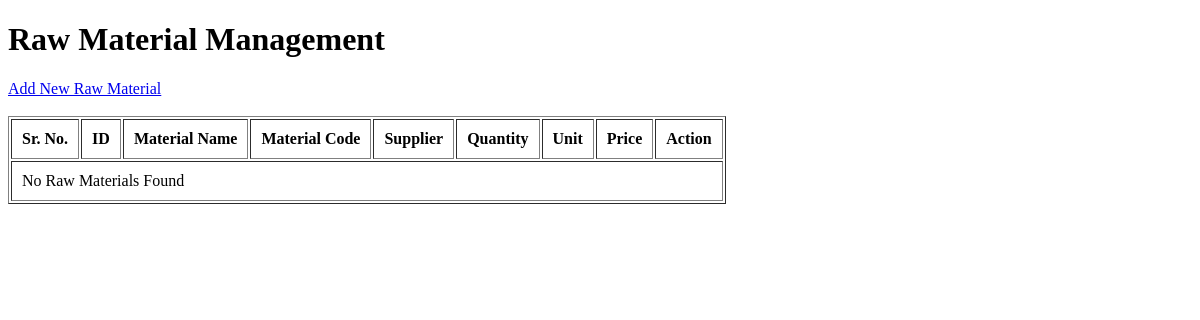
Page /api/raw-materials/ on the earlier database version.
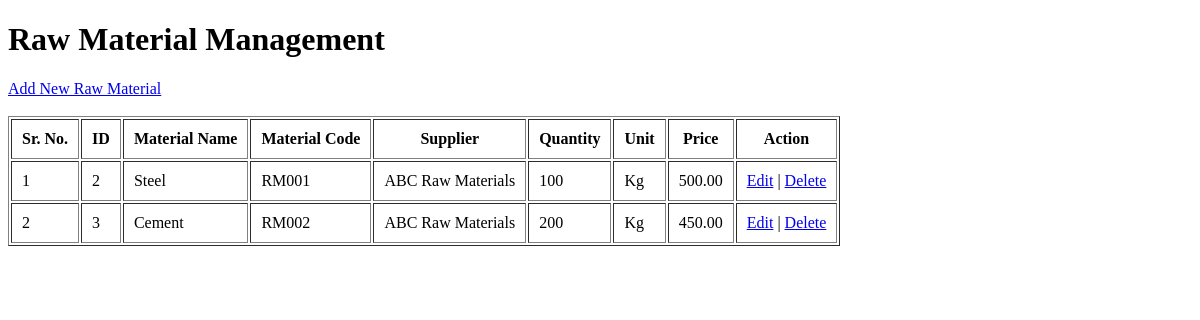
Same page on the later database version.
### manufacturing/models.py (models this page shows, shortened)
class RawMaterial(models.Model):
    name = models.CharField(max_length=100)
    material_code = models.CharField(max_length=50, unique=True)
    supplier = models.ForeignKey(
        Supplier,
        on_delete=models.CASCADE,
        null=True,
        blank=True
    )
    quantity = models.IntegerField(default=0)
    unit = models.CharField(max_length=20)
    price = models.DecimalField(max_digits=10, decimal_places=2)

class Supplier(models.Model):
    name = models.CharField(max_length=100)
    contact = models.CharField(max_length=20)
    email = models.EmailField(blank=True)
    address = models.TextField(blank=True)
    def __str__(self):
        return self.name

### manufacturing/views.py (the view)
# urls.py: path('raw-materials/', views.raw_material_page, name='raw_material_page'),
def raw_material_page(request):
    raw_materials = RawMaterial.objects.all()
    return render(request, 'raw_materials.html', {
        'raw_materials': raw_materials
    })

### manufacturing/templates/raw_materials.html (shortened to what this page needs)
<!DOCTYPE html>
<html>
<head>
</head>
<body>
    <h1>Raw Material Management</h1>
    <a href="{% url 'add_raw_material' %}">Add New Raw Material</a>
    <br><br>
    <table border="1" cellpadding="10">
        <tr>
            <th>Sr. No.</th>
            <th>ID</th>
            <th>Material Name</th>
            <th>Material Code</th>
            <th>Supplier</th>
            <th>Quantity</th>
            <th>Unit</th>
            <th>Price</th>
            <th>Action</th>
        </tr>
        {% for material in raw_materials %}
        <tr>
            <td>{{ forloop.counter }}</td>
            <td>{{ material.id }}</td>
            <td>{{ material.name }}</td>
            <td>{{ material.material_code }}</td>
            <td>{{ material.supplier }}</td>
            <td>{{ material.quantity }}</td>
            <td>{{ material.unit }}</td>
            <td>{{ material.price }}</td>
            <td>
                <a href="{% url 'edit_raw_material' material.id %}">Edit</a>
                |
                <a href="{% url 'delete_raw_material' material.id %}"
                   onclick="return confirm('Are you sure you want to delete this raw material?');">
                    Delete
                </a>
            </td>
        </tr>
        {% empty %}
        <tr>
            <td colspan="9">No Raw Materials Found</td>
        </tr>
        {% endfor %}
    </table>
</body>
</html>

Differences in the rows shown:
added RawMaterial: id "2", name "Steel", material_code "RM001", supplier "ABC Raw Materials", quantity "100", unit "Kg", price "500.00"
added RawMaterial: id "3", name "Cement", material_code "RM002", supplier "ABC Raw Materials", quantity "200", unit "Kg", price "450.00"
Other differences:
text no longer shown: "No Raw Materials Found"
